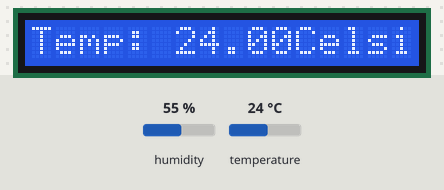
Bench run of a sketch on a simulated Arduino Uno, built with avr-gcc and run on an emulated ATmega328P. Parts: 16×1 character LCD. The test bench sets the inputs (shaded band); at power-on: temperature 24 °C, humidity 55 %. What the sketch prints to the serial monitor is not drawn.

Above: at 2.8 s.
2.9 s: temperature set to 12 °C
At 6.7 s:
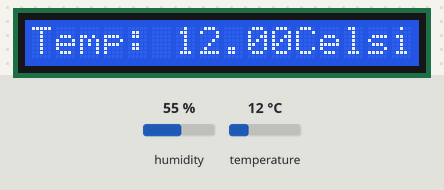
8.3 s: temperature set to 19 °C
At 11.3 s:
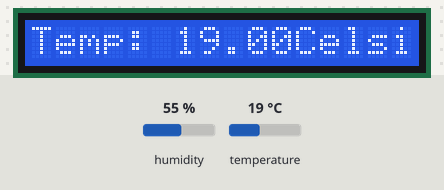
13.7 s: temperature set to 28 °C
At 14.6 s:
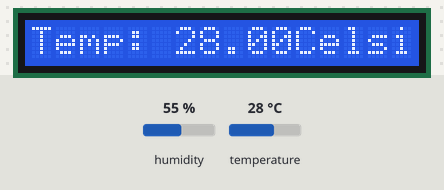
Timing chart, 0 to 16.7 s (numbered marks = the images above; inputs shaded):
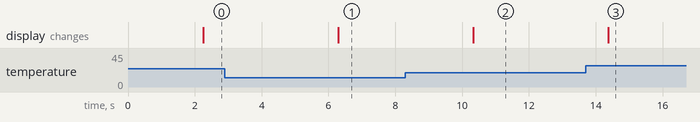

Measured:
- after the input at 2.9 s, the display: changes after 3.4 s (image 1)
- after the input at 8.3 s, the display: changes after 2.0 s (image 2)
- after the input at 13.7 s, the display: changes after 0.68 s (image 3)

The sketch:

sketch_oct3a.ino
```cpp
//include libraries
#include <DHT.h>;
#include <Wire.h>;
#include <LiquidCrystal_I2C.h>;

#define DHTPIN A0
#define DHTTYPE DHT22
DHT dht(DHTPIN, DHTTYPE);

LiquidCrystal_I2C lcd(0x27, 16, 2);
//#define I2C_ADDR 0x27
//#define BACKLIGHT_PIN A5

//define veriables
int chk;
float humd;
float temp;

void setup() {
  // put your setup code here, to run once:
  lcd.init();
  lcd.backlight();

  lcd.setCursor(0, 0);
  lcd.print("Arduino");        // print message at (0, 0)
  lcd.setCursor(2, 1);         // move cursor to   (2, 1)
  lcd.print("Booting Up");
  Serial.begin(9600);
  dht.begin();
  lcd.begin(16,1);
  lcd.init();
  lcd.backlight();

}

void loop() {
  // put your main code here, to run repeatedly:
  delay(2000);
  //reading the data from DHT sensor
  humd = dht.readHumidity();
  temp = dht.readTemperature();
  //printing the input data to serial monitor in computer
  Serial.print("Humidity: ");
  Serial.print(humd);
  Serial.print(" %, Temp: ");
  Serial.print(temp);
  Serial.println(" Celsius");

  //print the input data in LCD
  lcd.setCursor(0,0);
  lcd.print("Humidity: ");
  lcd.print(humd);
  lcd.print("%");
  lcd.setCursor(0,1);
  lcd.print("Temp: ");
  lcd.print(temp);
  lcd.println("Celsius");
  delay(2000); //2000= 2sec delay update

}
```
